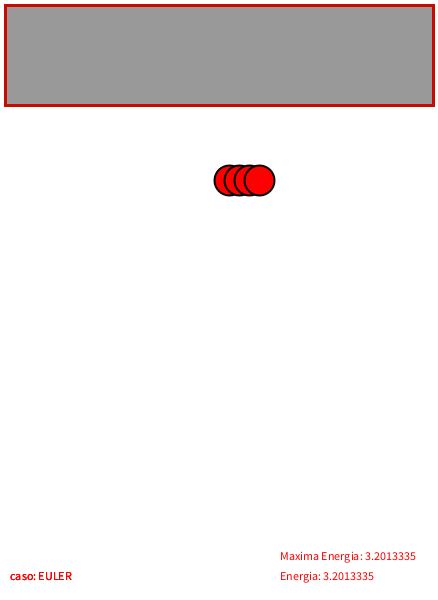
Frame 1 (no input)
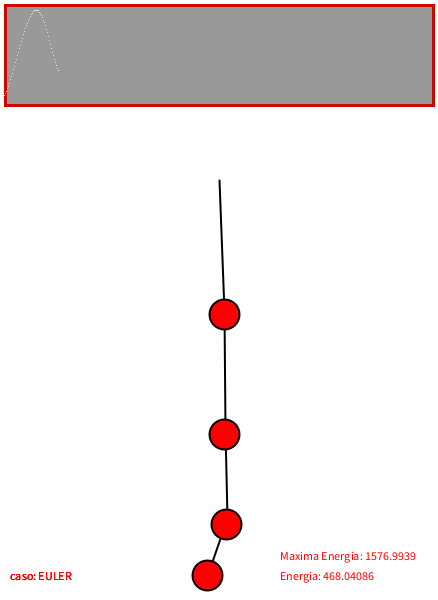
Frame 60 (the mouse pressed at the canvas centre just before this capture)
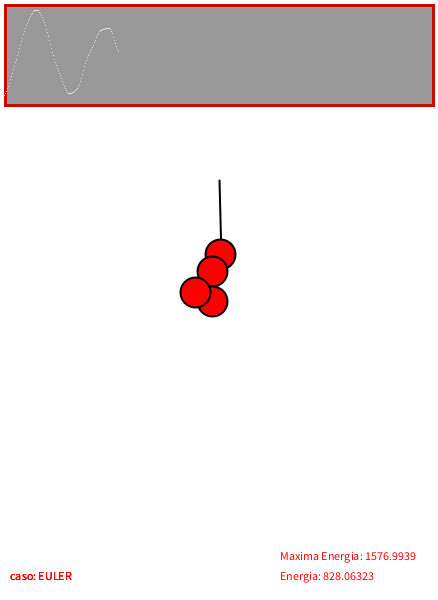
Frame 120 (the mouse held since frame 60 and released just before this capture)

The Processing sketch that drew these frames (run headless with seeded random() and noise(); from frame 60 on, the mouse is pressed at the canvas centre):

// Processing sketch: processing_150642
// ── processing_150642.pde


final int EULER1 = 0;
final int EULER_SEMI1 = 1;
final int RK21 = 2;
final int HEUN1 = 3;
final int NMUELLES = 4;

Extremo[] vExtr = new Extremo[NMUELLES+1];
Muelle[] vMuelles = new Muelle[NMUELLES];
final int Tam_Vent_X = 428, Tam_Vent_Y = 100;
float[] vE = new float[Tam_Vent_X];				// Energia del sistema (t)
			
int lmuelle = 10;								// Longitud del muelles						
int t = 0;
float maximo = 0;

int caso = 0;


void setup() {
  size(438, 600);
  // Create objects at starting location
  // Note third argument in Spring constructor is "rest length"
  
  //Inicializa las posiciones iniciales
  for (int i = 0; i < vExtr.length; i++) {
    vExtr[i] = new Extremo(width*0.5 + i*lmuelle, height*0.3);
  }
  //Establece los objetos muelle
  for (int i = 0; i < vMuelles.length; i++) {
    vMuelles[i] = new Muelle(vExtr[i], vExtr[i+1],lmuelle);
  }
}

void draw() {
  background(255); 
  float Etotal = 0;
  float vSuma = 0;
  
  for (Muelle s : vMuelles) {
    s.update();
    s.display();
  }
 
  for (int i = 1; i < vExtr.length; i++){ //el extremo 1 es fijo, por ello i=1
    //Modificamos la variable que le pasamos al update() según queramos EULER, EULER_SEMI, HEUN o RK2
    if (caso == 0){
        caso = EULER1;
        text("caso: EULER", 10, height-20);
    }
    else if (caso == 1){
      caso = EULER_SEMI1;
      text("caso: EULER-SEMI", 10, height-20);
    }
    else if (caso == 2){
      caso = RK21;
      text("caso: RK2", 10, height-20);
    }
    else if (caso == 3){
      caso = HEUN1;
      text("caso: HEUN", 10, height-20);
    }
      
    
    vExtr[i].update(caso);
    vExtr[i].display();
    vExtr[i].drag(mouseX, mouseY);
    
    //Recogemos la E.Cinetica de cada extremo
    Etotal += vExtr[i].Ecinetica;
    /*vSuma += vExtr[i].velocity.mag() * vExtr[i].velocity.mag();
    Etotal = (vSuma/2) * masa;*/
    
    if(maximo < Etotal)
       maximo = Etotal;
  }
  
  vE[t] = Etotal;
  text("Maxima Energia: " + maximo, 280,560);
  text( "Energia: " + vE[t], 280, 580);
  
 //Sacar los puntos para hacer las gráficas:
   plot_func(t, 5, 5, Tam_Vent_X, Tam_Vent_Y);
   t = (t + 1)%Tam_Vent_X;
}

//Funciones del mouse para hacer el drag:
void mousePressed() {
  for (Extremo b : vExtr) {
    b.clicked(mouseX, mouseY);
  }
}

void mouseReleased() {
  for (Extremo b : vExtr) {
    b.stopDragging();
  }
}

void keyPressed(){
  
  if(key == '1'){
    caso = 0;
    for (int i = 0; i < vExtr.length; i++) {
    vExtr[i] = new Extremo(width*0.5 + i*lmuelle, height*0.3);
    }
    //Establece los objetos muelle
    for (int i = 0; i < vMuelles.length; i++) {
      vMuelles[i] = new Muelle(vExtr[i], vExtr[i+1],lmuelle);
    }
  }else if(key == '2'){
    caso = 1;
    for (int i = 0; i < vExtr.length; i++) {
    vExtr[i] = new Extremo(width*0.5 + i*lmuelle, height*0.3);
    }
    //Establece los objetos muelle
    for (int i = 0; i < vMuelles.length; i++) {
      vMuelles[i] = new Muelle(vExtr[i], vExtr[i+1],lmuelle);
    }
  }else if(key == '3'){
    caso = 2;
    for (int i = 0; i < vExtr.length; i++) {
    vExtr[i] = new Extremo(width*0.5 + i*lmuelle, height*0.3);
    }
    //Establece los objetos muelle
    for (int i = 0; i < vMuelles.length; i++) {
      vMuelles[i] = new Muelle(vExtr[i], vExtr[i+1],lmuelle);
    }
  }else if(key == '4'){
    caso = 3;
    for (int i = 0; i < vExtr.length; i++) {
    vExtr[i] = new Extremo(width*0.5 + i*lmuelle, height*0.3);
    }
    //Establece los objetos muelle
    for (int i = 0; i < vMuelles.length; i++) {
      vMuelles[i] = new Muelle(vExtr[i], vExtr[i+1],lmuelle);
    }
  }
    
}

void plot_func(int time, int cx, int cy, int rx, int ry)
{
  stroke(200, 10, 0);
  strokeWeight(3);
  fill(153);
  rect(cx, cy, rx, ry);
  stroke(200, 210, 0);
  
  
  strokeWeight(1);
  stroke(255);
 
  for(int i=0;i<time;i++)
   point (i, Tam_Vent_Y - (vE[i]/maximo)*Tam_Vent_Y*0.9) ;
  
 }

class Extremo { 
  PVector location;
  PVector velocity;
  PVector velocityMedia; //para RK2
  PVector velocityOld; //para Heun
  PVector acceleration; //Suma de tres aceleraciones
  float mass = 15, dt = 0.5;
  //Convergencia: Se demuestra que se reduce el error si los
  //incrementos de tiempo disminuyen.
  
  PVector gravity;
  float Ecinetica, Ep;
  
  // Arbitrary damping to simulate friction / drag 
  float damping = 0.1;

  // For mouse interaction
  PVector dragOffset;
  boolean dragging = false;

  // Constructor
  Extremo(float x, float y) {
    location = new PVector(x,y);
    velocity = new PVector();
    velocityMedia = new PVector();
    velocityOld = new PVector();
    acceleration = new PVector();
    dragOffset = new PVector();
    gravity = new PVector(0, 9.8);
  } 

  // Métodos de integracion:: A completar por el alumn@
  void update(int mode) {
    applyForce(gravity);
    
    switch(mode)
    {
      //Caso0: Euler explicito. Primero cálculo de posicion y luego velocidad
      case 0:
      // R = R + V * d(t)
      location.x = location.x + velocity.x * dt;
      location.y = location.y + velocity.y * dt;
      
      // V = V + A * d(t)
      velocity.x = velocity.x + acceleration.x * dt;
      velocity.y = velocity.y + acceleration.y * dt;
      
      acceleration = new PVector(0,0); //Reseteamos las fuerzas a 0 para que no se acomulen las aceleraciones
      
      
      //Caso1: Euler semi-implicito. Primero cálculo de velocidad y luego posición
      case 1: 
      // V = V + A * d(t)
      velocity.x = velocity.x + acceleration.x * dt;
      velocity.y = velocity.y + acceleration.y * dt;
      
      // R = R + V * d(t)
      location.x = location.x + velocity.x * dt;
      location.y = location.y + velocity.y * dt;
      
      acceleration = new PVector(0,0);
      break;
      
      
      
      //Caso2: RK2. Derivada en pto medio
      case 2:
      /* f(pto medio) = f(xi, yi) + [f'(xi, yi)/2] * dt
         y(i+1) = yi + f(pto medio) * dt
      */  
      velocity.x = velocity.x + acceleration.x * dt;
      velocity.y = velocity.y + acceleration.y * dt;
      
      velocityMedia.x = velocity.x + (acceleration.x * dt) / 2.0;
      velocityMedia.y = velocity.y + (acceleration.y * dt) / 2.0;
      
      location.x = location.x + ((velocity.x+velocityMedia.x)/2.0) * dt;
      location.y = location.y + ((velocity.y+velocityMedia.y)/2.0) * dt;
      
      acceleration = new PVector(0,0);
      break;
      
      
      
      //Caso3: Heun. yº(i+1) = yi + f(xi, yi)*dt
      case 3:
      /*yº(i+1) = yi + Pendiente *dt
        Pendiente = [f(xi,yi) + f(xi+1. yi+1)] / 2
      */
      
      //PVector aux=acceleration;
      //aux.mult(dt);
      //velocity.add(acceleration*dt)
      velocity.x = ((velocityOld.x + velocity.x) / 2.0) + acceleration.x * dt;
      velocity.y = ((velocityOld.y + velocity.y) / 2.0) + acceleration.y * dt;
      
      location.x = location.x + velocity.x * dt;
      location.y = location.y + velocity.y * dt;
      
      velocityOld.x = velocity.x; //Guardamos la velocidad anterior
      velocityOld.y = velocity.y;
      
      acceleration = new PVector(0,0);
      break;
    
    }
    // Ec = 1/2 * (m * v * v)
    Ecinetica = (0.5) * mass * pow(velocity.mag(),2);
    
    
  }

  // Newton's law: F = M * A
  void applyForce(PVector force) { //Carga en la aceleracion, la aceleracion correspondiente a cada una de las fuerzas
    PVector f = force.get();
    f.div(mass); //Divide la fuerza entre la masa = a
    acceleration.add(f);
  }


  // Draw 
  void display() { 
    stroke(0);
    strokeWeight(2);
    fill(255,0,0);
    if (dragging) {
      fill(50);
    }
    ellipse(location.x,location.y,mass*2,mass*2);
  } 

  // The methods below are for mouse interaction

  // This checks to see if we clicked on the mover
  void clicked(int mx, int my) {
    float d = dist(mx,my,location.x,location.y);
    if (d < mass) {
      dragging = true;
      dragOffset.x = location.x-mx;
      dragOffset.y = location.y-my;
    }
  }

  void stopDragging() {
    dragging = false;
  }

  void drag(int mx, int my) {
    if (dragging) {
      location.x = mx + dragOffset.x;
      location.y = my + dragOffset.y;
    }
  }
}


class Muelle { 

  // Location (direccion = x1 - x0, y1 - y0)
  PVector anchor = new PVector();

  // Rest length and spring constant
  float len;
  float k = 0.52; //elongacion
  float mod;
  
  Extremo a;
  Extremo b;

  // Constructor
  Muelle(Extremo a_, Extremo b_, int l) {
    a = a_;
    b = b_;
    len = l; //Longitud de reposo
  } 

  // Calcular la fuerza del muelle: A completar por el alumn@
  void update() { 

    anchor = PVector.sub(b.location, a.location);
    mod = anchor.mag();
    anchor.normalize();
    
    /*
    Fuerza proporcional al desplazamiento (ley de Hooke) -sin amortiguación:
    ->Fk = ks*(Lactual − Lreposo)
    Fk = k * anchor * (mod - len);
    
    Modelos con amortiguación (damper):
    ->Fk_amort = Fk − kd*vmuelle
    */
     PVector FuerzaMuelleA=new PVector(0,0);
     PVector FuerzaMuelleB=new PVector(0,0);
     
     PVector Fk = PVector.mult(anchor, k * (mod - len));
     PVector Fk_amort = PVector.mult(a.velocity, a.damping);
     FuerzaMuelleA = PVector.sub(Fk, Fk_amort);
     //FuerzaMuelleA = PVector.mult(anchor, k * (mod - len)) - PVector.mult(a.damping, a.velocity);
   
     PVector FkB = PVector.mult(anchor, (-k) * (mod - len));
     PVector Fk_amortB = PVector.mult(b.velocity, b.damping);
     FuerzaMuelleB = PVector.sub(FkB, Fk_amortB);
     //FuerzaMuelleB = PVector.mult(anchor, (-k) * (mod - len)) - PVector.mult(a.damping, a.velocity);
    
     a.applyForce(FuerzaMuelleA);
     b.applyForce(FuerzaMuelleB);
    
    
  }


  void display() {
    strokeWeight(2);
    stroke(0);
    line(a.location.x, a.location.y, b.location.x, b.location.y);
  }
}
